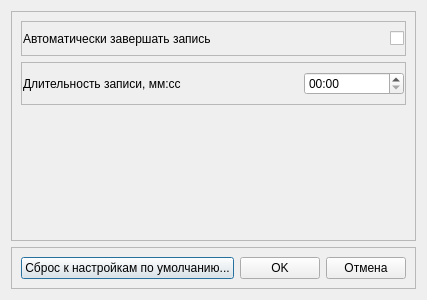
<?xml version="1.0" encoding="UTF-8"?>
<ui version="4.0">
 <class>MWCompetitiveStickParamsDialog</class>
 <widget class="QDialog" name="MWCompetitiveStickParamsDialog">
  <property name="geometry">
   <rect>
    <x>0</x>
    <y>0</y>
    <width>402</width>
    <height>300</height>
   </rect>
  </property>
  <property name="windowTitle">
   <string>Параметры теста с соревновательной палкой</string>
  </property>
  <layout class="QVBoxLayout" name="verticalLayout">
   <item>
    <widget class="QFrame" name="frame">
     <property name="frameShape">
      <enum>QFrame::StyledPanel</enum>
     </property>
     <property name="frameShadow">
      <enum>QFrame::Raised</enum>
     </property>
     <layout class="QVBoxLayout" name="verticalLayout_2">
      <item>
       <widget class="QFrame" name="frAutoEnd">
        <property name="frameShape">
         <enum>QFrame::StyledPanel</enum>
        </property>
        <property name="frameShadow">
         <enum>QFrame::Raised</enum>
        </property>
        <layout class="QHBoxLayout" name="horizontalLayout_9">
         <property name="leftMargin">
          <number>1</number>
         </property>
         <property name="topMargin">
          <number>9</number>
         </property>
         <property name="rightMargin">
          <number>1</number>
         </property>
         <property name="bottomMargin">
          <number>9</number>
         </property>
         <item>
          <widget class="QLabel" name="lblAutoEnd_2">
           <property name="text">
            <string>Автоматически завершать запись</string>
           </property>
          </widget>
         </item>
         <item>
          <widget class="QCheckBox" name="cbAutoEnd">
           <property name="sizePolicy">
            <sizepolicy hsizetype="Fixed" vsizetype="Fixed">
             <horstretch>0</horstretch>
             <verstretch>0</verstretch>
            </sizepolicy>
           </property>
           <property name="text">
            <string/>
           </property>
          </widget>
         </item>
        </layout>
       </widget>
      </item>
      <item>
       <widget class="QFrame" name="frTime">
        <property name="frameShape">
         <enum>QFrame::StyledPanel</enum>
        </property>
        <property name="frameShadow">
         <enum>QFrame::Raised</enum>
        </property>
        <layout class="QHBoxLayout" name="horizontalLayout_2">
         <property name="leftMargin">
          <number>1</number>
         </property>
         <property name="topMargin">
          <number>9</number>
         </property>
         <property name="rightMargin">
          <number>1</number>
         </property>
         <property name="bottomMargin">
          <number>9</number>
         </property>
         <item>
          <widget class="QLabel" name="lblTime">
           <property name="text">
            <string>Длительность записи, мм:сс</string>
           </property>
          </widget>
         </item>
         <item>
          <widget class="QTimeEdit" name="edTime">
           <property name="sizePolicy">
            <sizepolicy hsizetype="Fixed" vsizetype="Fixed">
             <horstretch>0</horstretch>
             <verstretch>0</verstretch>
            </sizepolicy>
           </property>
           <property name="minimumSize">
            <size>
             <width>100</width>
             <height>0</height>
            </size>
           </property>
           <property name="currentSection">
            <enum>QDateTimeEdit::MinuteSection</enum>
           </property>
           <property name="displayFormat">
            <string>mm:ss</string>
           </property>
          </widget>
         </item>
        </layout>
       </widget>
      </item>
      <item>
       <spacer name="verticalSpacer">
        <property name="orientation">
         <enum>Qt::Vertical</enum>
        </property>
        <property name="sizeHint" stdset="0">
         <size>
          <width>20</width>
          <height>157</height>
         </size>
        </property>
       </spacer>
      </item>
     </layout>
    </widget>
   </item>
   <item>
    <widget class="QFrame" name="frButtons">
     <property name="sizePolicy">
      <sizepolicy hsizetype="Preferred" vsizetype="Fixed">
       <horstretch>0</horstretch>
       <verstretch>0</verstretch>
      </sizepolicy>
     </property>
     <property name="frameShape">
      <enum>QFrame::StyledPanel</enum>
     </property>
     <property name="frameShadow">
      <enum>QFrame::Raised</enum>
     </property>
     <layout class="QHBoxLayout" name="horizontalLayout_11">
      <item>
       <widget class="QPushButton" name="btnDefault">
        <property name="text">
         <string>Сброс к настройкам по умолчанию...</string>
        </property>
       </widget>
      </item>
      <item>
       <spacer name="horizontalSpacer_7">
        <property name="orientation">
         <enum>Qt::Horizontal</enum>
        </property>
        <property name="sizeHint" stdset="0">
         <size>
          <width>40</width>
          <height>20</height>
         </size>
        </property>
       </spacer>
      </item>
      <item>
       <widget class="QPushButton" name="btnOK">
        <property name="text">
         <string>OK</string>
        </property>
       </widget>
      </item>
      <item>
       <widget class="QPushButton" name="btnCancel">
        <property name="text">
         <string>Отмена</string>
        </property>
       </widget>
      </item>
     </layout>
    </widget>
   </item>
  </layout>
 </widget>
 <resources/>
 <connections>
  <connection>
   <sender>btnOK</sender>
   <signal>clicked()</signal>
   <receiver>MWCompetitiveStickParamsDialog</receiver>
   <slot>accept()</slot>
   <hints>
    <hint type="sourcelabel">
     <x>289</x>
     <y>274</y>
    </hint>
    <hint type="destinationlabel">
     <x>396</x>
     <y>138</y>
    </hint>
   </hints>
  </connection>
  <connection>
   <sender>btnCancel</sender>
   <signal>clicked()</signal>
   <receiver>MWCompetitiveStickParamsDialog</receiver>
   <slot>reject()</slot>
   <hints>
    <hint type="sourcelabel">
     <x>342</x>
     <y>267</y>
    </hint>
    <hint type="destinationlabel">
     <x>399</x>
     <y>176</y>
    </hint>
   </hints>
  </connection>
  <connection>
   <sender>btnDefault</sender>
   <signal>clicked()</signal>
   <receiver>MWCompetitiveStickParamsDialog</receiver>
   <slot>on_default()</slot>
   <hints>
    <hint type="sourcelabel">
     <x>161</x>
     <y>271</y>
    </hint>
    <hint type="destinationlabel">
     <x>401</x>
     <y>106</y>
    </hint>
   </hints>
  </connection>
 </connections>
 <slots>
  <slot>on_default()</slot>
 </slots>
</ui>
